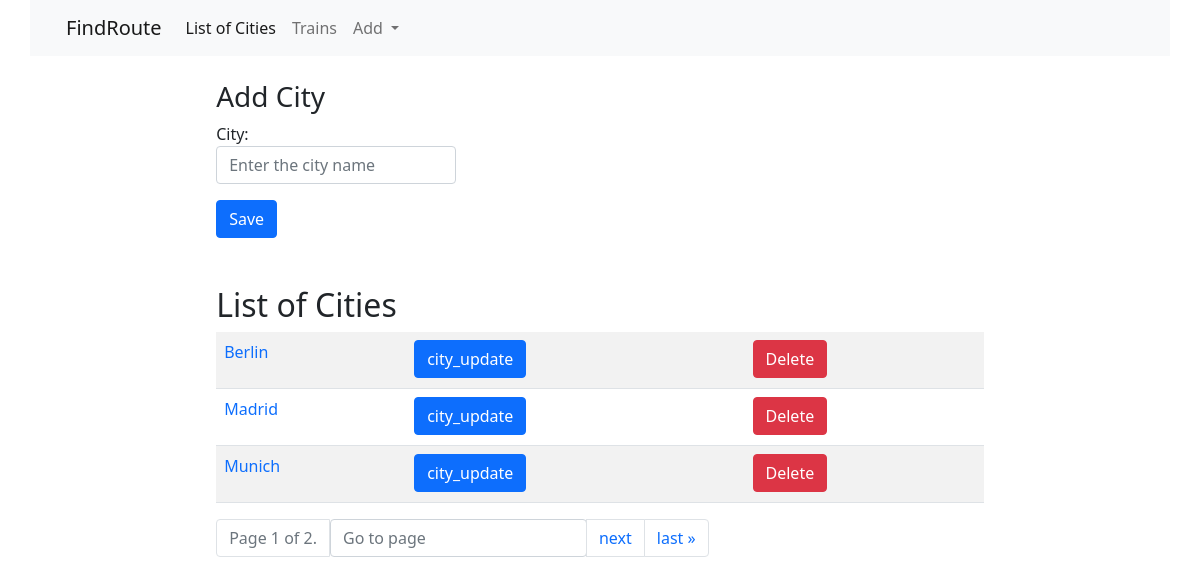
The app's page /cities/, older data.
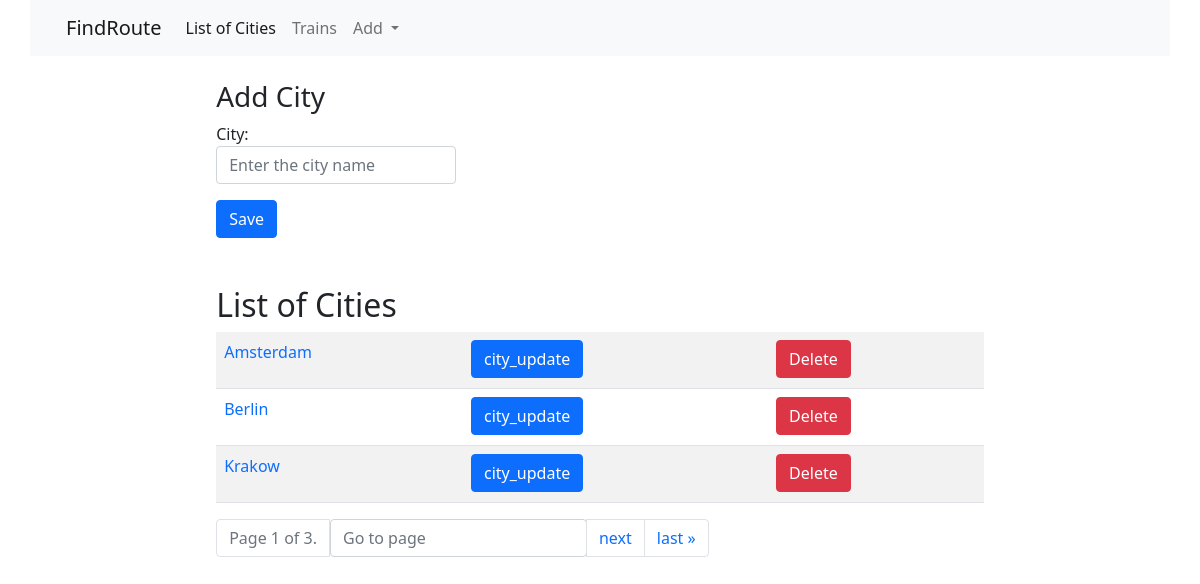
The same page, newer data.
### cities/models.py (models this page shows, shortened)
class City(models.Model):
    name = models.CharField(max_length=100, unique=True,
                            verbose_name="City name")
    class Meta:
        verbose_name = "City"
        verbose_name_plural = "Cities"
        ordering = ['name']

### cities/views.py (the view)
# urls.py: path('', CityListView.as_view(), name="city_list"),
class CityListView(ListView):
    model = City
    template_name = 'cities/city_list.html'
    paginate_by = 3
    def get_context_data(self, **kwargs):
        context = super().get_context_data(**kwargs)
        form = CityForm()
        context['form'] = form
        return context

### cities/forms.py
class CityForm(forms.ModelForm):
    name = forms.CharField(label="City", widget=forms.TextInput(
        attrs={'class': 'form-control', 'placeholder': 'Enter the city name'}))
    class Meta:
        model = City
        fields = ('name',)

### cities/templates/cities/city_list.html (shortened to what this page needs)
{% extends 'base.html' %}
{% block content %}
<div class="row">
    <div class="col-md-10 mx-auto">
        <br>
        <h3>Add City</h3>
        {% include 'form.html' with button='Save' action='add/' %}
        <br>
        <br>
        <h2>List of Cities</h2>
        <table class="table table-striped">
        {% for object in page_obj %}
        <tr>
            <td>
                <a href="{% url 'cities:city_detail' pk=object.id %}" style="text-decoration: none;"><p>{{object.name}}</p></a>
            </td>
            <td>
                <a href="{% url 'cities:city_update' pk=object.id %}" style="text-decoration: none;"><button type="button" class="btn btn-primary">city_update</button></a>
            </td>
            <td>
                <a href="{% url 'cities:city_delete' pk=object.id %}" style="text-decoration: none;"><button type="button" class="btn btn-danger">Delete</button></a>
            </td>
        </tr>
        {% endfor%}
        </table>
        <div class="pagination">
            <nav aria-label="...">
                <ul class="pagination">
                    <li class="page-item disabled">
                        <span class="page-link">Page {{ page_obj.number }} of {{ page_obj.paginator.num_pages }}.</span>
                    </li>
                     <li class="page-item" aria-current="page">
                            <form action="">
                                <input type="text" name="page" class="form-control" placeholder="Go to page" width="30px">
                            </form>
                        </li>
                    {% if page_obj.has_next %}
                        <li class="page-item" aria-current="page">
                            <a class="page-link" href="?page={{ page_obj.next_page_number }}">next</a>
                        </li>
                        <li class="page-item" aria-current="page">
                            <a class="page-link" href="?page={{ page_obj.paginator.num_pages }}">last &raquo;</a>
                        </li>
                    {% endif %}
                </ul>
            </nav>
        </div>
    </div>
</div>
{% endblock%}

Row changes from the older to the newer data that the page shows:
no longer on this page (row unchanged): City: name "Madrid"
no longer on this page (row unchanged): City: name "Munich"
added City: name "Amsterdam"
added City: name "Krakow"
Text that changed along with them:
{{ page_obj.paginator.num_pages }}: "2" → "3"
